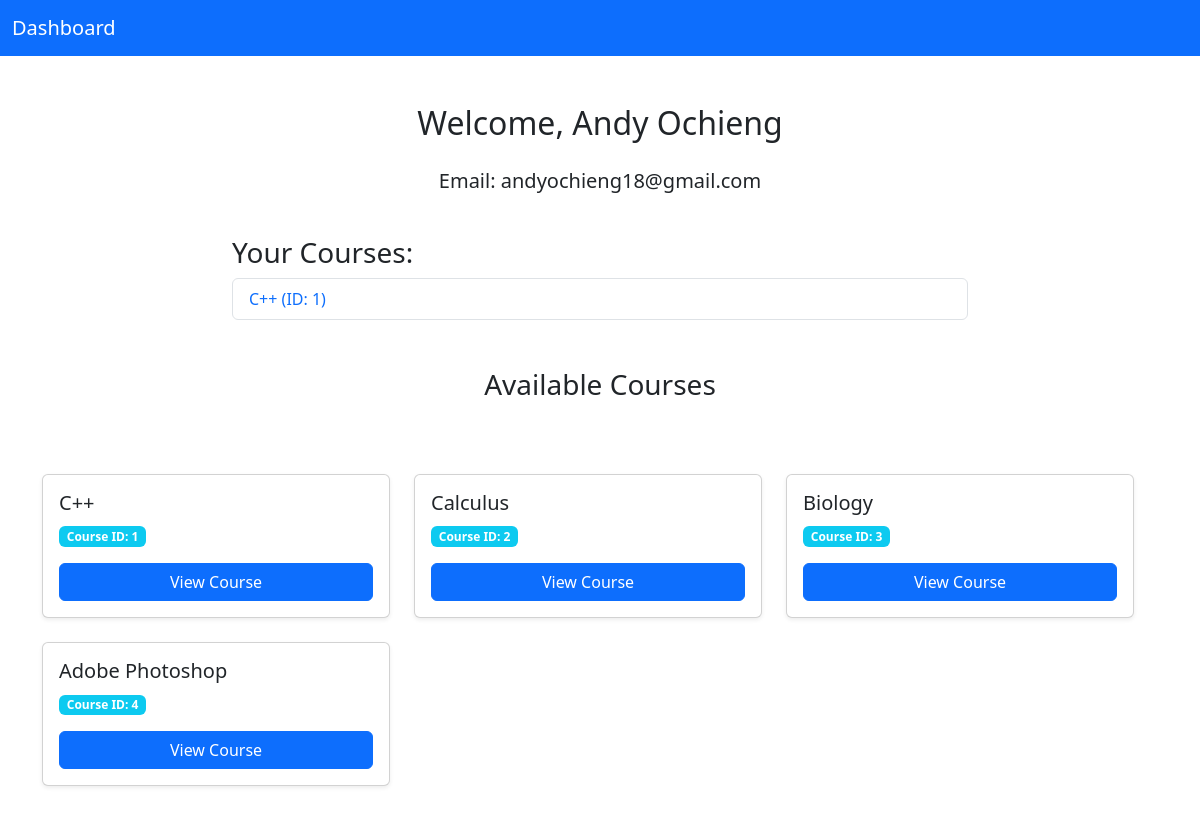
The page /profile (signed in) on the database as committed earlier.
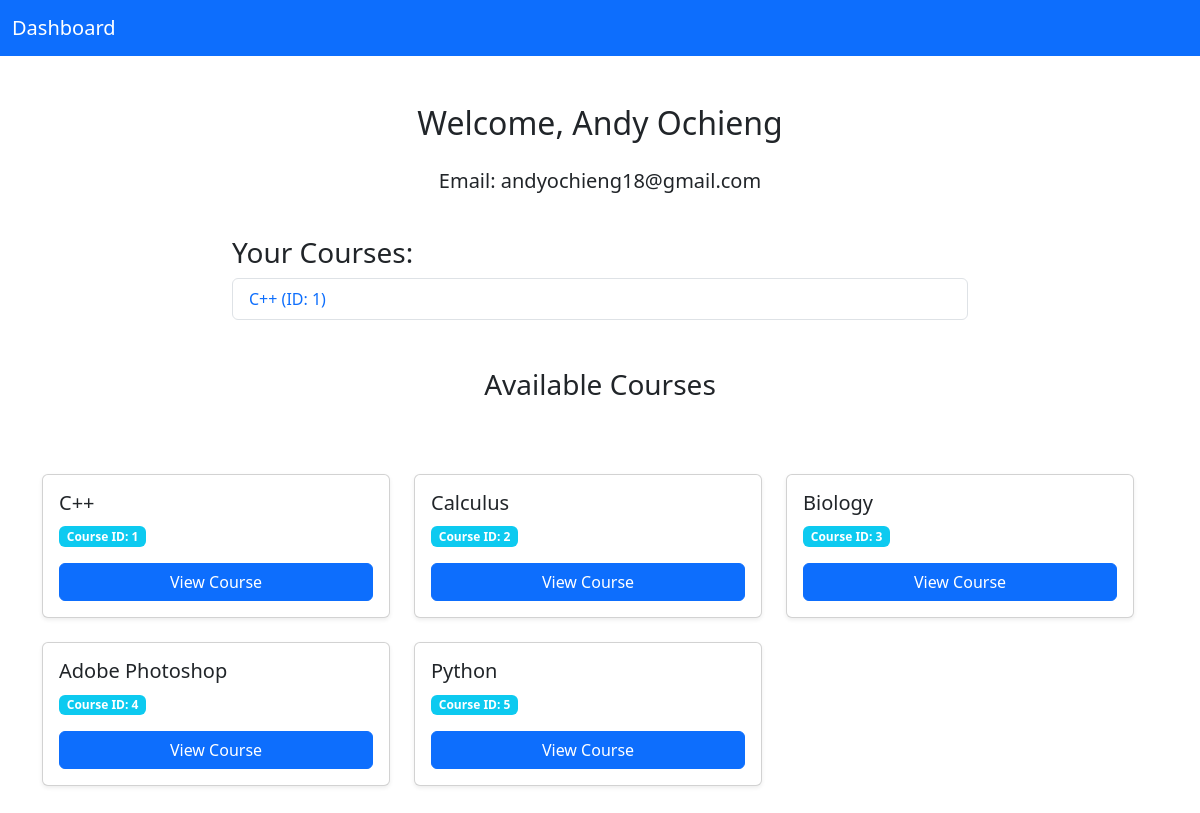
The same page on the database as committed later.
### main/models.py (models this page shows)
class Course(models.Model):
    category = models.CharField(max_length=50)
    teacher = models.CharField(max_length=50)
    title = models.CharField(max_length=150)
    description = models.TextField()

### main/views.py (the view)
# urls.py: path('profile', profile, name='profile'),
@login_required
def profile(request):
    try:
        print(get_user_model().objects.all())
        print(Course.objects.all())
        student=request.user
        context = {
            'full_name': student.full_name,
            'email': student.email,
            'courses_yours': student.courses.all(),
            "courses_available":Course.objects.all()
        }
        return render(request, 'accounts/profile.html', context)
    except Student.DoesNotExist:
        messages.error(request, "Invalid session. Please log in again.")
        return redirect('login')

### main/templates/accounts/profile.html (shortened to what this page needs)
<!DOCTYPE html>
<html lang="en">
<head>
    <link href="https://cdn.jsdelivr.net/npm/bootstrap@5.3.2/dist/css/bootstrap.min.css" rel="stylesheet">
</head>
<body>
    <nav class="navbar navbar-expand-lg navbar-dark bg-primary">
        <div class="container-fluid">
            <a class="navbar-brand" href="#">Dashboard</a>
        </div>
    </nav>
    <div class="container py-5">
        <div class="row">
            <div class="col-lg-8 mx-auto text-center">
                <h2 class="mb-4">Welcome, {{ full_name }}</h2>
                <p class="lead">Email: {{ email }}</p>
            </div>
        </div>
        <div class="row my-4">
            <div class="col-lg-8 mx-auto">
                <h3>Your Courses:</h3>
                <ul class="list-group">
                    {% for course in courses_yours %}
                    <li class="list-group-item d-flex justify-content-between align-items-center">
                        <a href="/view/{{ course.id }}" class="text-decoration-none text-primary">
                            {{ course.title }} (ID: {{ course.id }})
                        </a>
                    </li>
                    {% empty %}
                    <li class="list-group-item text-muted">You are not enrolled in any courses yet.</li>
                    {% endfor %}
                </ul>
            </div>
        </div>
        <div class="row my-5">
            <h3 class="text-center mb-4">Available Courses</h3>
            {% if courses_available %}
            <div class="row g-4">
                {% for course in courses_available %}
                <div class="col-md-6 col-lg-4">
                    <div class="card shadow-sm h-100">
                        <div class="card-body">
                            <h5 class="card-title">{{ course.title }}</h5>
                            <p class="card-text">
                                <span class="badge bg-info">Course ID: {{ course.id }}</span>
                            </p>
                            <a href="/view/{{ course.id }}" class="btn btn-primary w-100">View Course</a>
                        </div>
                    </div>
                </div>
                {% endfor %}
            </div>
            {% else %}
            <div class="alert alert-warning text-center mt-4" role="alert">
                No courses found.
            </div>
            {% endif %}
        </div>
    </div>
</body>
</html>

Rows that differ between the two databases and show on the page:
added Course: title "Python", id "5", shown under "Available Courses"
